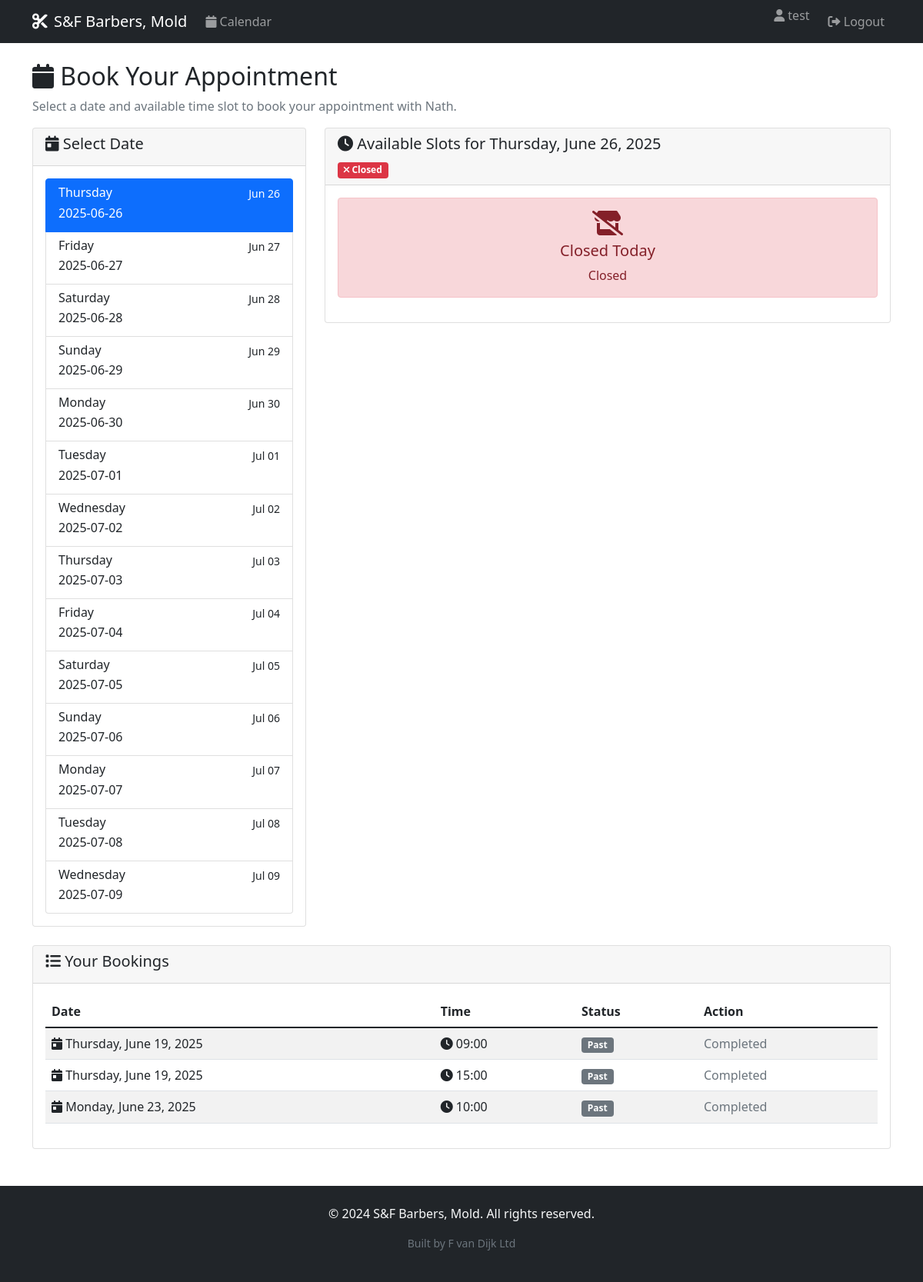
Page /calendar (signed in) on the committed database.
### app.py (models this page shows)
class Booking(db.Model):
    id = db.Column(db.Integer, primary_key=True)
    user_id = db.Column(db.Integer, db.ForeignKey('user.id'), nullable=True)  # Nullable for guest bookings
    date = db.Column(db.Date, nullable=False)
    time_slot = db.Column(db.String(10), nullable=False)  # e.g., "09:00"
    guest_name = db.Column(db.String(100))  # For non-registered customers
    guest_phone = db.Column(db.String(20))  # For non-registered customers
    guest_email = db.Column(db.String(120))  # For non-registered customers
    admin_note = db.Column(db.String(200))  # Admin's private note
    is_guest_booking = db.Column(db.Boolean, default=False)
    is_paid = db.Column(db.Boolean, default=False)  # Track payment status
    created_at = db.Column(db.DateTime, default=datetime.utcnow)

### app.py (the view)
    def decorated_function(*args, **kwargs):
        if 'user_id' not in session:
            flash('Please log in to access this page.', 'warning')
            return redirect(url_for('login'))
        return f(*args, **kwargs)

### app.py (called while the page is built, shortened)
def get_available_slots(selected_date=None):
    if selected_date is None:
        selected_date = date.today()
    override = ScheduleOverride.query.filter_by(date=selected_date).first()
    if override:
        if not override.is_open:
            return []
        opening_hour = int(override.opening_time.split(':')[0])
        closing_hour = int(override.closing_time.split(':')[0])
    else:
        opening_hour = 9
        closing_hour = 16

def get_schedule_info(selected_date):
    override = ScheduleOverride.query.filter_by(date=selected_date).first()
    if override:
        if not override.is_open:
            return {
                'is_open': False,
                'hours': None,
                'note': override.note or 'Closed',
                'is_custom': True
            }

def get_booked_slots(selected_date):
    bookings = Booking.query.filter_by(date=selected_date).all()
    return [booking.time_slot for booking in bookings]

def is_admin():
    return session.get('is_admin', False)

def login_required(f):
    def decorated_function(*args, **kwargs):
        if 'user_id' not in session:
            flash('Please log in to access this page.', 'warning')
            return redirect(url_for('login'))
        return f(*args, **kwargs)
    decorated_function.__name__ = f.__name__
    return decorated_function

### templates/calendar.html (shortened to what this page needs)
{% extends "base.html" %}
{% block content %}
<div class="row">
    <div class="col-12">
        <h2><i class="fas fa-calendar"></i> Book Your Appointment</h2>
        <p class="text-muted">Select a date and available time slot to book your appointment with Nath.</p>
    </div>
</div>
<div class="row">
    <div class="col-md-4">
        <div class="card">
            <div class="card-header">
                <h5><i class="fas fa-calendar-day"></i> Select Date</h5>
            </div>
            <div class="card-body">
                <div class="list-group">
                    {% for date in dates %}
                        <a href="{{ url_for('calendar', date=date.strftime('%Y-%m-%d')) }}"
                           class="list-group-item list-group-item-action {{ 'active' if date == selected_date else '' }}">
                            <div class="d-flex w-100 justify-content-between">
                                <h6 class="mb-1">{{ date.strftime('%A') }}</h6>
                                <small>{{ date.strftime('%b %d') }}</small>
                            </div>
                            <p class="mb-1">{{ date.strftime('%Y-%m-%d') }}</p>
                        </a>
                    {% endfor %}
                </div>
            </div>
        </div>
    </div>
    <div class="col-md-8">
        <div class="card">
            <div class="card-header">
                <h5><i class="fas fa-clock"></i> Available Slots for {{ selected_date.strftime('%A, %B %d, %Y') }}</h5>
                {% if schedule_info.is_custom %}
                    <div class="mt-2">
                        {% if schedule_info.is_open %}
                            <span class="badge bg-info">
                                <i class="fas fa-clock"></i> Custom Hours: {{ schedule_info.hours }}
                            </span>
                            {% if schedule_info.note %}
                                <span class="badge bg-warning ms-1">{{ schedule_info.note }}</span>
                            {% endif %}
                        {% else %}
                            <span class="badge bg-danger">
                                <i class="fas fa-times"></i> {{ schedule_info.note }}
                            </span>
                        {% endif %}
                    </div>
                {% endif %}
            </div>
            <div class="card-body">
                {% if not schedule_info.is_open %}
                    <div class="alert alert-danger text-center">
                        <i class="fas fa-store-slash fa-2x mb-2"></i>
                        <h5>Closed Today</h5>
                        <p class="mb-0">{{ schedule_info.note }}</p>
                    </div>
                {% else %}
                    <div class="alert alert-warning">
                        <i class="fas fa-exclamation-triangle"></i> No available slots for this date.
                    </div>
                {% endif %}
            </div>
        </div>
    </div>
</div>
{% if not session.is_admin and user_bookings %}
<div class="row mt-4">
    <div class="col-12">
        <div class="card">
            <div class="card-header">
                <h5><i class="fas fa-list"></i> Your Bookings</h5>
            </div>
            <div class="card-body">
                <div class="table-responsive">
                    <table class="table table-striped">
                        <thead>
                            <tr>
                                <th>Date</th>
                                <th>Time</th>
                                <th>Status</th>
                                <th>Action</th>
                            </tr>
                        </thead>
                        <tbody>
                            {% for booking in user_bookings %}
                                <tr>
                                    <td>
                                        <i class="fas fa-calendar-day"></i>
                                        {{ booking.date.strftime('%A, %B %d, %Y') }}
                                    </td>
                                    <td>
                                        <i class="fas fa-clock"></i> {{ booking.time_slot }}
                                    </td>
                                    <td>
                                        {% if booking.date >= selected_date %}
                                            <span class="badge bg-success">Upcoming</span>
                                        {% else %}
                                            <span class="badge bg-secondary">Past</span>
                                        {% endif %}
                                    </td>
                                    <td>
                                        {% if booking.date >= selected_date %}
                                            <form method="POST" action="{{ url_for('cancel') }}" style="display: inline;">
                                                <input type="hidden" name="booking_id" value="{{ booking.id }}">
                                                <button type="submit" class="btn btn-sm btn-outline-danger"
                                                        onclick="return confirm('Are you sure you want to cancel this booking?')">
                                                    <i class="fas fa-times"></i> Cancel
                                                </button>
                                            </form>
                                        {% else %}
                                            <span class="text-muted">Completed</span>
                                        {% endif %}
                                    </td>
                                </tr>
                            {% endfor %}
                        </tbody>
                    </table>
                </div>
            </div>
        </div>
    </div>
</div>
{% endif %}
{% endblock %}

### templates/base.html (shortened to what this page needs)
<!DOCTYPE html>
<html lang="en">
<head>
    <link href="https://cdn.jsdelivr.net/npm/bootstrap@5.1.3/dist/css/bootstrap.min.css" rel="stylesheet">
    <link href="https://cdnjs.cloudflare.com/ajax/libs/font-awesome/6.0.0/css/all.min.css" rel="stylesheet">
</head>
<body>
    <nav class="navbar navbar-expand-lg navbar-dark bg-dark">
        <div class="container">
            <a class="navbar-brand" href="{{ url_for('index') }}">
                <i class="fas fa-cut"></i>S&F Barbers, Mold
            </a>
            <div class="collapse navbar-collapse" id="navbarNav">
                <ul class="navbar-nav me-auto">
                    {% if session.user_id %}
                        <li class="nav-item">
                            <a class="nav-link" href="{{ url_for('calendar') }}">
                                <i class="fas fa-calendar"></i> Calendar
                            </a>
                        </li>
                    {% endif %}
                </ul>
                <ul class="navbar-nav">
                    {% if session.user_id %}
                        <li class="nav-item">
                            <span class="navbar-text me-3">
                                <i class="fas fa-user"></i> {{ session.username }}
                            </span>
                        </li>
                        <li class="nav-item">
                            <a class="nav-link" href="{{ url_for('logout') }}">
                                <i class="fas fa-sign-out-alt"></i> Logout
                            </a>
                        </li>
                    {% endif %}
                </ul>
            </div>
        </div>
    </nav>
    <main class="container mt-4">
        {% block content %}{% endblock %}
    </main>
    <footer class="bg-dark text-light mt-5 py-4">
        <div class="container text-center">
            <p>&copy; 2024 S&F Barbers, Mold. All rights reserved.</p>
            <p class="mt-2 text-muted small">
                Built by <a href="https://felixvandijk.dev/business.html" target="_blank" class="text-muted text-decoration-none">F van Dijk Ltd</a>
            </p>
        </div>
    </footer>
</body>
</html>

### templates/base.html (style rules this page uses)
.navbar-brand i { margin-right: 0.5rem; }

### rows in the picture
Booking: date "Thursday, June 19, 2025", time_slot "09:00", shows "Past", shows "Completed"
Booking: date "Thursday, June 19, 2025", time_slot "15:00", shows "Past", shows "Completed"
Booking: date "Monday, June 23, 2025", time_slot "10:00", shows "Past", shows "Completed"

### other values in the picture
{{ session.username }} "test"
{{ date.strftime('%A') }} "Thursday" "Friday" "Saturday" "Sunday" "Monday" "Tuesday" "Wednesday" "Thursday" "Friday" "Saturday" "Sunday" "Monday" "Tuesday" "Wednesday"
{{ date.strftime('%b %d') }} "Jun 26" "Jun 27" "Jun 28" "Jun 29" "Jun 30" "Jul 01" "Jul 02" "Jul 03" "Jul 04" "Jul 05" "Jul 06" "Jul 07" "Jul 08" "Jul 09"
{{ date.strftime('%Y-%m-%d') }} "2025-06-26" "2025-06-27" "2025-06-28" "2025-06-29" "2025-06-30" "2025-07-01" "2025-07-02" "2025-07-03" "2025-07-04" "2025-07-05" "2025-07-06" "2025-07-07" "2025-07-08" "2025-07-09"
{{ selected_date.strftime('%A, %B %d, %Y') }} "Thursday, June 26, 2025"
{{ schedule_info.note }} "Closed"
